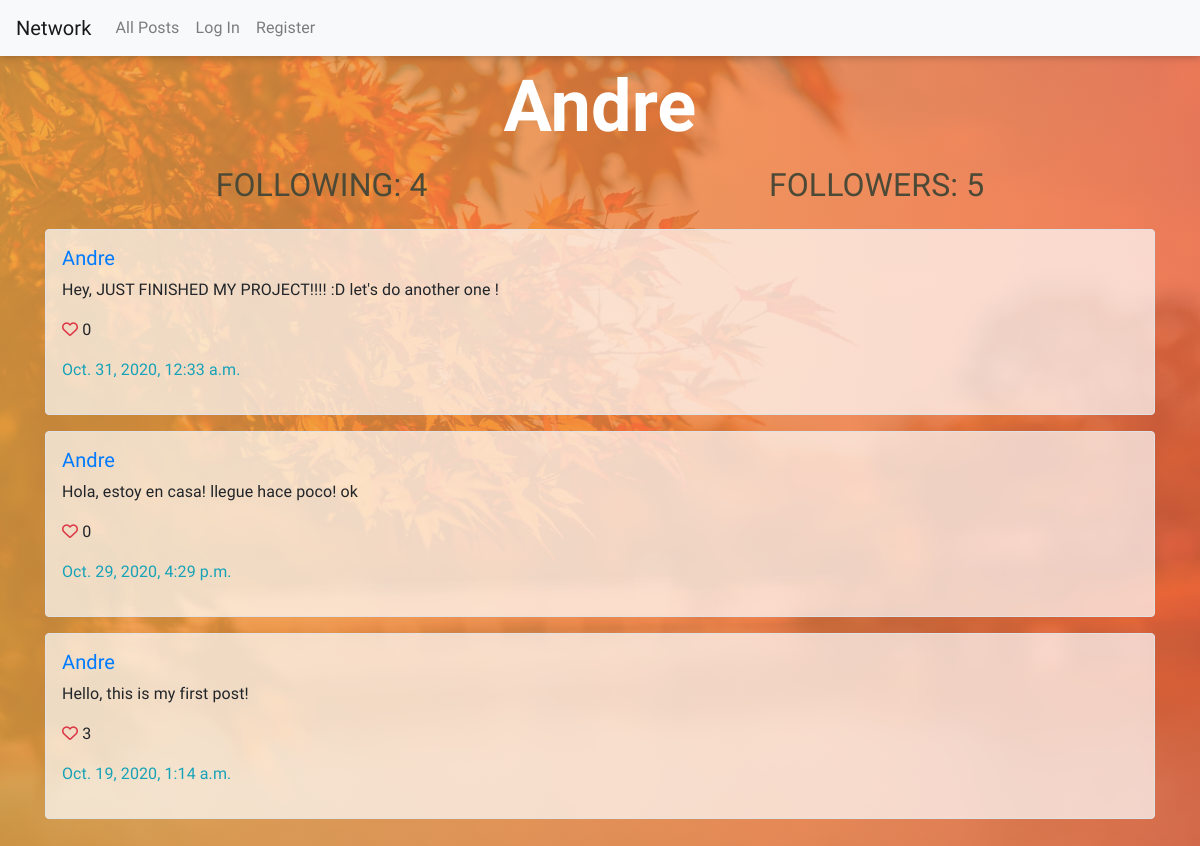
The app's page /profile/1 with its own data.
### network/models.py (models this page shows, shortened)
class User(AbstractUser):
    def serialize(self):
        return {
            "id": self.id,
            "username": self.username,
            "email": self.email
        }

class Posts(models.Model):
    post = models.TextField()
    user = models.ForeignKey(User, on_delete=models.CASCADE)
    date = models.DateTimeField(auto_now=True)
    likes = models.ManyToManyField(User, related_name='likes')
    class Meta:
        verbose_name_plural = 'Posts'

### network/views.py (the view)
# urls.py: path('profile/<str:user>', views.profile, name='profile'),
def profile(request, user):
    profile = User.objects.get(pk=user)
    follow = Followers.objects.get(user=profile)
    following = follow.followers.count()
    followers = User.objects.filter(followers__followers=profile).count()
    user_posts = Posts.objects.filter(user=profile).order_by('-date').all()
    p = Paginator(user_posts, 10)
    page_number = request.GET.get('page', 1)
    try:
        page = p.page(page_number)
    except:
        page = p.page(1)
    return render(request, "network/profile.html", {
        'user_profile': profile,
        'following': following,
        'followers':  followers ,
        "follow": profile.follower.filter(user__id=request.user.id).count(),
        'posts': page
        })

### network/templates/network/profile.html (shortened to what this page needs)
{% extends "network/layout.html" %}
{% block body %}
    <div class="container">
        <h1 class="display-3 d-flex justify-content-center mt-2 mb-3 profile-name">{{ user_profile|capfirst }}</h1>
        <div class="d-flex justify-content-around mb-3">
            <h2 class="h2">Following: {{ following }}</h2>
            <h2 class="h2">Followers: <span id="followers">{{ followers }}</span></span></h2>
        </div>
        {% for post in posts %}
            <div class="border rounded posts mb-3 pl-3 pt-3 pb-3">
                <h5 class="h5"><a href="{% url 'network:profile' post.user.id %}">{{post.user | capfirst}}</a></h5>
                <p id="post-{{ post.id }}">{{post.post}}</p>
                <p>
                    {% if post.likes.count == 0 %}
                        <i class="far fa-heart text-danger like" data-like="{{ post.id }}"></i>
                    {% else %}
                        {% if request.user not in post.likes.all %}
                            <i class="far fa-heart text-danger like" data-like="{{ post.id }}"></i>
                        {% else %}
                            <i class="fas fa-heart text-danger unlike" data-unlike="{{ post.id }}"></i>
                            <i class="far fa-heart text-danger d-none like" data-like="{{ post.id }}"></i>
                        {% endif %}
                {% endif %}
                    <span data-postLikes="{{ post.id }}">{{post.likes.count }}</span>
                </p>
                <p class="text-info">{{post.date}}</p>
            </div>
        {% endfor %}
    </div>
{% endblock %}

### network/static/network/styles.css (style rules this page uses)
body { background-image: linear-gradient( to right, rgba(238, 169, 73, 0.8), rgba(244, 107, 69, 0.8)), url(bg3.jpg); background-position: center; background-attachment: fixed; background-size: cover; font-family: 'Heebo', sans-serif; letter-spacing: 0.1px; }
.posts { background-color: rgba(255, 255, 255, 0.7); }
.display-3 { color:white; font-weight: 800; }
.h2 { color: #4c4a37; text-transform: uppercase; font-weight: 500; }

### records on screen
User: username "Andre"
Posts: user "Andre", post "Hey, JUST FINISHED MY PROJECT!!!! :D let's do another one !", likes.count "0", date "Oct. 31, 2020, 12:33 a.m."
Posts: user "Andre", post "Hola, estoy en casa! llegue hace poco! ok", likes.count "0", date "Oct. 29, 2020, 4:29 p.m."
Posts: user "Andre", post "Hello, this is my first post!", likes.count "3", date "Oct. 19, 2020, 1:14 a.m."

### other values on screen
{{ following }} "4"
{{ followers }} "5"
